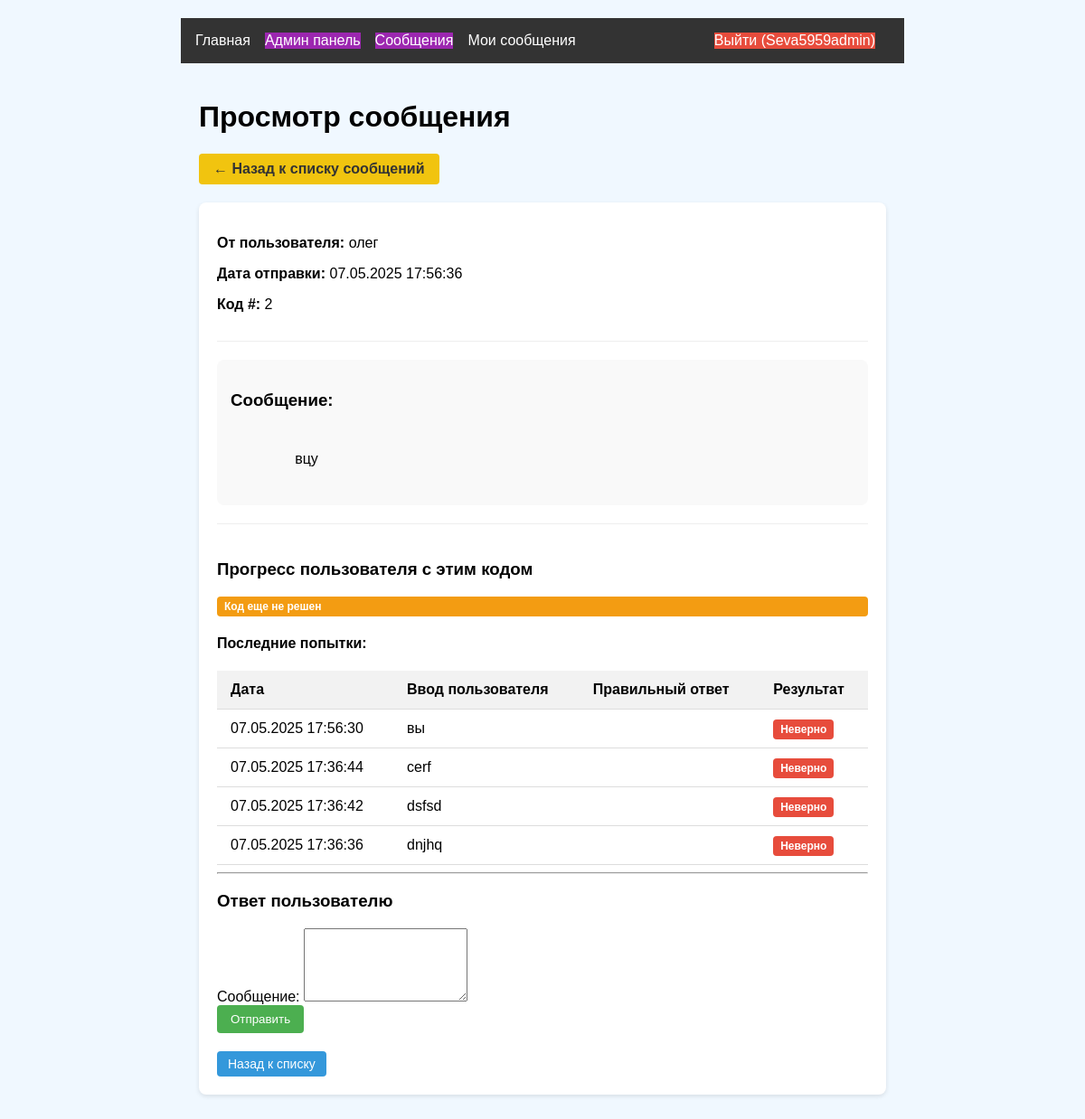
Before: /admin/messages/3 (signed in) with the older database file.
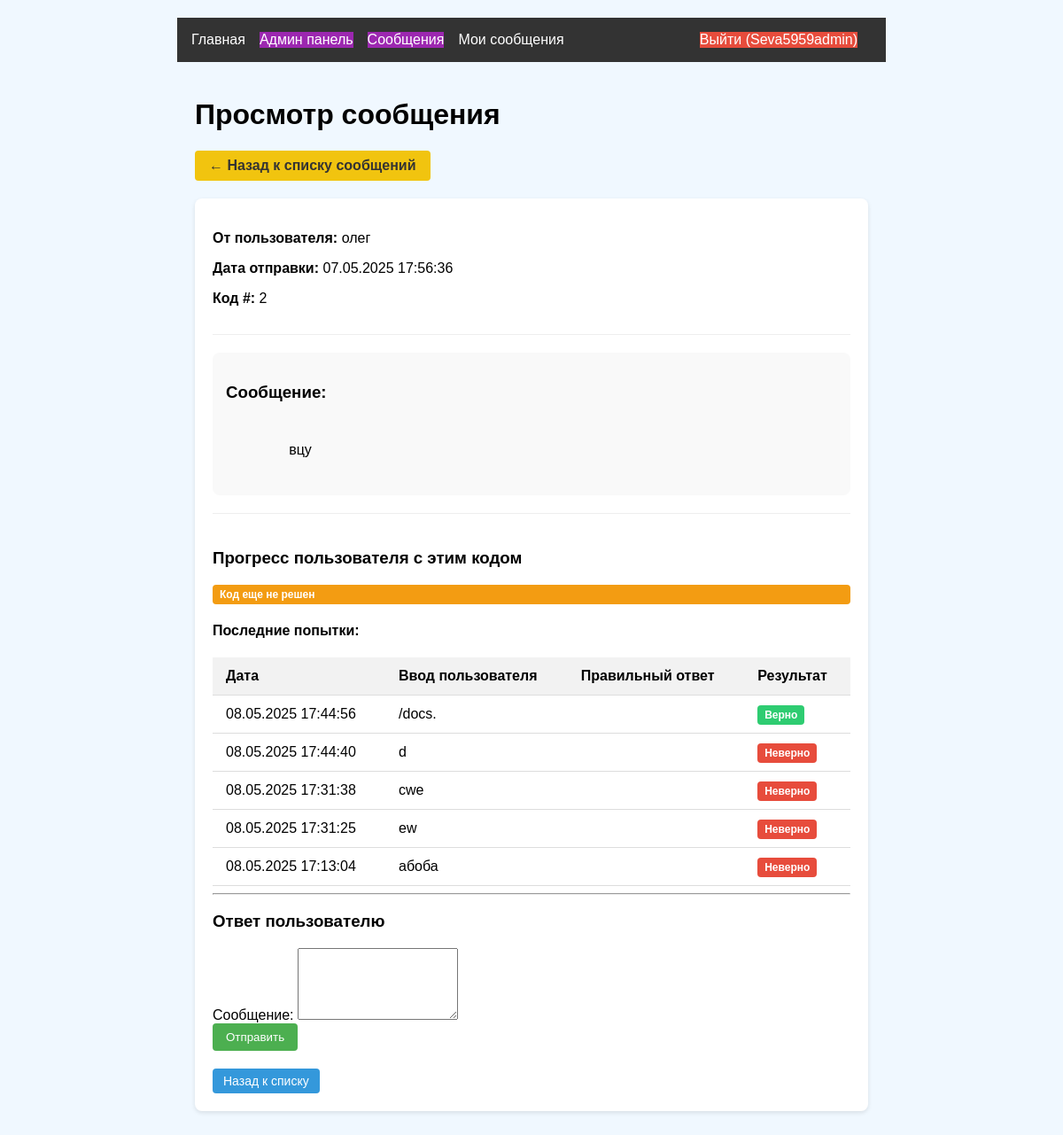
After: the same page with the newer database file.
### models.py (models this page shows)
class CodeAttempt(db.Model):
    id = db.Column(db.Integer, primary_key=True)
    user_id = db.Column(db.Integer, db.ForeignKey('user.id'))
    code_id = db.Column(db.Integer, db.ForeignKey('code_status.id'))
    input_text = db.Column(db.String(200))  # Введённый пользователем текст
    is_correct = db.Column(db.Boolean, default=False)  # Верна ли попытка
    attempt_time = db.Column(db.DateTime)  # Время попытки
    user = db.relationship('User', backref=db.backref('attempts', lazy=True))
    code = db.relationship('CodeStatus', backref=db.backref('attempts', lazy=True))

### app.py (the view, shortened to what this page needs)
@app.route('/admin/messages/<int:message_id>', methods=['GET', 'POST'])
@login_required
def view_message(message_id):
    if not current_user.is_admin:
        abort(403)
    message = AdminMessage.query.get_or_404(message_id)
    if not message.read_by_admin:
        message.read_by_admin = True
        db.session.commit()
    return render_template('admin/message_details.html', message=message)

### app.py (called while the page is built)
@login_manager.user_loader
def load_user(user_id):
    return User.query.get(int(user_id))

### templates/admin/message_details.html (shortened to what this page needs)
{% extends "base.html" %}
{% block content %}
<div class="container admin-dashboard">
    <h1>Просмотр сообщения</h1>
    <a href="{{ url_for('admin_messages') }}" class="back-btn">← Назад к списку сообщений</a>
    <div class="admin-section message-details">
        <div class="message-header">
            <div class="message-meta">
                {% if message.admin_id %}
                    <p><strong>От администратора</strong></p>
                {% else %}
                    <p><strong>От пользователя:</strong> {{ message.user.username }}</p>
                {% endif %}
                <p><strong>Дата отправки:</strong> {{ message.created_at.strftime('%d.%m.%Y %H:%M:%S') }}</p>
                <p><strong>Код #:</strong> {{ message.code.number }}</p>
            </div>
        </div>
        <div class="message-body">
            <h3>Сообщение:</h3>
            <div class="message-text">
                {{ message.message }}
            </div>
        </div>
        {% if not message.admin_id %}
        <div class="user-progress-section">
            <h3>Прогресс пользователя с этим кодом</h3>
            {% set progress = message.user.progress|selectattr('code_id', 'eq', message.code.id)|first %}
            {% if progress and progress.solved %}
                <p class="status solved">Пользователь уже решил этот код</p>
                <p>Дата решения: {{ progress.solved_at.strftime('%d.%m.%Y %H:%M') }}</p>
            {% else %}
                <p class="status unsolved">Код еще не решен</p>
                <h4>Последние попытки:</h4>
                {% set attempts = message.user.attempts|selectattr('code_id', 'eq', message.code.id)|list %}
                {% if attempts %}
                    <table class="admin-table">
                        <thead>
                            <tr>
                                <th>Дата</th>
                                <th>Ввод пользователя</th>
                                <th>Правильный ответ</th>
                                <th>Результат</th>
                            </tr>
                        </thead>
                        <tbody>
                            {% for attempt in (attempts|sort(attribute='attempt_time', reverse=True))[:5] %}
                                <tr>
                                    <td>{{ attempt.attempt_time.strftime('%d.%m.%Y %H:%M:%S') }}</td>
                                    <td>{{ attempt.input_text }}</td>
                                    <td>{{ message[message.code.number] }}</td>
                                    <td>
                                        {% if attempt.is_correct %}
                                        <span class="status correct">Верно</span>
                                        {% else %}
                                        <span class="status incorrect">Неверно</span>
                                        {% endif %}
                                    </td>
                                </tr>
                            {% endfor %}
                        </tbody>
                    </table>
                {% else %}
                    <p class="no-data">У пользователя нет попыток решения этого кода</p>
                {% endif %}
            {% endif %}
        </div>
        <hr>
        <div class="reply-form">
            <h3>Ответ пользователю</h3>
            <form method="post">
                <div class="form-group">
                    <label for="message">Сообщение:</label>
                    <textarea name="message" id="message" rows="5" required></textarea>
                </div>
                <button type="submit" class="btn-primary">Отправить</button>
            </form>
        </div>
        {% endif %}
        <div class="admin-actions">
            <a href="{{ url_for('admin_messages') }}" class="admin-btn">Назад к списку</a>
        </div>
    </div>
</div>
{% endblock %}

Changed rows visible on the page:
no longer on this page (row unchanged): CodeAttempt: attempt_time "07.05.2025 17:56:30", input_text "вы", is_correct "Неверно"
no longer on this page (row unchanged): CodeAttempt: attempt_time "07.05.2025 17:36:44", input_text "cerf", is_correct "Неверно"
no longer on this page (row unchanged): CodeAttempt: attempt_time "07.05.2025 17:36:42", input_text "dsfsd", is_correct "Неверно"
no longer on this page (row unchanged): CodeAttempt: attempt_time "07.05.2025 17:36:36", input_text "dnjhq", is_correct "Неверно"
added CodeAttempt: attempt_time "08.05.2025 17:44:56", input_text "/docs.", is_correct "Верно"
added CodeAttempt: attempt_time "08.05.2025 17:44:40", input_text "d", is_correct "Неверно"
added CodeAttempt: attempt_time "08.05.2025 17:31:38", input_text "cwe", is_correct "Неверно"
added CodeAttempt: attempt_time "08.05.2025 17:31:25", input_text "ew", is_correct "Неверно"
added CodeAttempt: attempt_time "08.05.2025 17:13:04", input_text "абоба", is_correct "Неверно"
